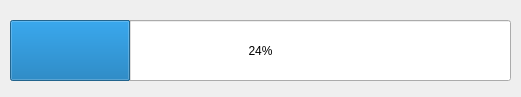
<?xml version="1.0" encoding="UTF-8"?>
<ui version="4.0">
 <class>Form</class>
 <widget class="QWidget" name="Form">
  <property name="geometry">
   <rect>
    <x>0</x>
    <y>0</y>
    <width>521</width>
    <height>97</height>
   </rect>
  </property>
  <property name="windowTitle">
   <string>Form</string>
  </property>
  <widget class="QProgressBar" name="progressBar">
   <property name="geometry">
    <rect>
     <x>10</x>
     <y>20</y>
     <width>501</width>
     <height>61</height>
    </rect>
   </property>
   <property name="value">
    <number>24</number>
   </property>
  </widget>
 </widget>
 <resources/>
 <connections/>
</ui>
